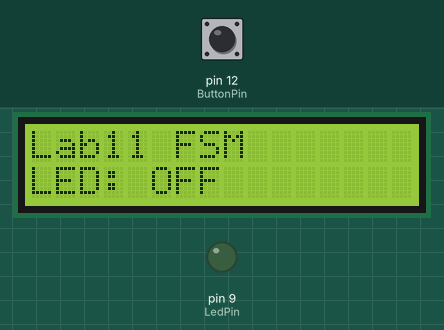
Recording of a program running on a simulated Arduino Uno, built with avr-gcc and run on an emulated ATmega328P. Parts: 16×2 character LCD, output pins drawn as LEDs (lit = HIGH). The test bench sets the inputs (shaded band); at power-on: pin 12 (ButtonPin) HIGH. What the program prints to the serial monitor is not drawn.

Above: at 1.2 s.
1.3 s: pin 12 (ButtonPin) pulled LOW for 0.15 s
At 2.4 s:
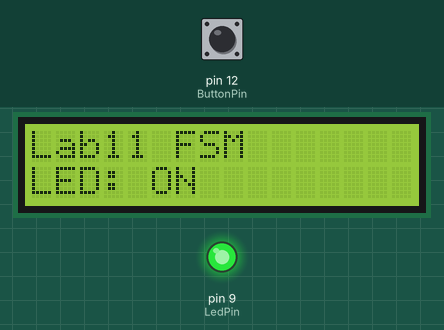
2.9 s: pin 12 (ButtonPin) pulled LOW for 1 s
At 3.7 s:
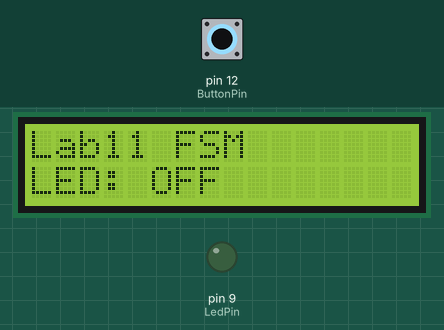
5.4 s: pin 12 (ButtonPin) pulled LOW for 3.2 s
At 6.8 s:
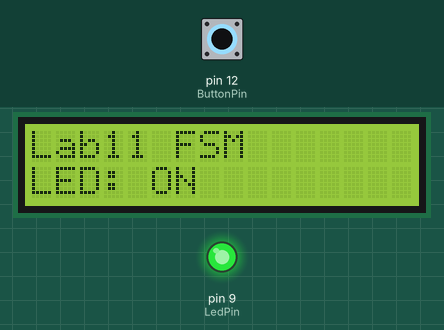
Timing chart, 0 to 8.4 s (numbered marks = the images above; inputs shaded):
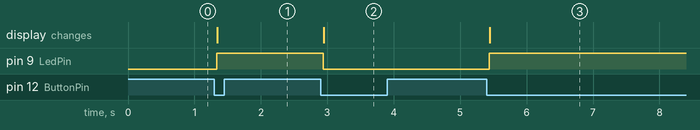

Measured:
- after the input at 1.3 s, pin 9 (LedPin): LOW → HIGH at once; the display: changes at once (image 1)
- after the input at 2.9 s, pin 9 (LedPin): HIGH → LOW at once; the display: changes at once (image 2)
- after the input at 5.4 s, pin 9 (LedPin): LOW → HIGH at once; the display: changes at once (image 3)

The program:

main.cpp
```cpp
#include <Arduino.h>

#include "app/ButtonLedFsmApp.h"
#include "config/AppConfig.h"
#include "io/StdioBridge.h"

static ButtonLedFsmApp gApp;

void setup() {
    StdioBridge::begin(AppConfig::SerialBaudRate);
    gApp.begin();
}

void loop() {
    gApp.tick(millis());
}
```

ButtonLedFsmApp.cpp
```cpp
#include "ButtonLedFsmApp.h"

#include <Arduino.h>
#include <LiquidCrystal.h>
#include <stdio.h>

#include "config/AppConfig.h"

namespace {

LiquidCrystal gLcd(AppConfig::LcdRsPin,
                   AppConfig::LcdEnPin,
                   AppConfig::LcdD4Pin,
                   AppConfig::LcdD5Pin,
                   AppConfig::LcdD6Pin,
                   AppConfig::LcdD7Pin);

int lcd_putchar(char c, FILE* stream) {
    (void)stream;
    gLcd.write(c);
    return 0;
}

FILE gLcdOut;

}  // namespace

void ButtonLedFsmApp::begin() {
    pinMode(AppConfig::LedPin, OUTPUT);
    pinMode(AppConfig::ButtonPin, INPUT_PULLUP);
    gLcd.begin(16, 2);
    fdev_setup_stream(&gLcdOut, lcd_putchar, nullptr, _FDEV_SETUP_WRITE);

    _state = LedState::Off;
    _lastReading = digitalRead(AppConfig::ButtonPin) == LOW;
    _debouncedPressed = _lastReading;
    _lastDebounceMs = millis();
    _lastReportMs = 0;

    applyOutput();
    updateLcd();
    printf("Lab11 Part 1 - Button LED finite-state machine\n");
    printf("Pins: LED=D%u BUTTON=D%u (INPUT_PULLUP)\n", AppConfig::LedPin, AppConfig::ButtonPin);
    printf("Button wiring: D%u -> button -> GND\n", AppConfig::ButtonPin);
    reportState(millis(), true);
}

void ButtonLedFsmApp::tick(uint32_t nowMs) {
    pollButton(nowMs);
    reportState(nowMs, false);
}

void ButtonLedFsmApp::pollButton(uint32_t nowMs) {
    const bool reading = digitalRead(AppConfig::ButtonPin) == LOW;

    if (reading != _lastReading) {
        _lastReading = reading;
        _lastDebounceMs = nowMs;
    }

    if (nowMs - _lastDebounceMs < AppConfig::DebounceDelayMs) {
        return;
    }

    if (_debouncedPressed != reading) {
        _debouncedPressed = reading;
        if (_debouncedPressed) {
            toggleState();
            applyOutput();
            updateLcd();
            reportState(nowMs, true);
        }
    }
}

void ButtonLedFsmApp::toggleState() {
    _state = (_state == LedState::Off) ? LedState::On : LedState::Off;
}

void ButtonLedFsmApp::applyOutput() const {
    digitalWrite(AppConfig::LedPin, _state == LedState::On ? HIGH : LOW);
}

void ButtonLedFsmApp::updateLcd() const {
    gLcd.setCursor(0, 0);
    fprintf(&gLcdOut, "Lab11 FSM       ");
    gLcd.setCursor(0, 1);
    fprintf(&gLcdOut, "LED: %-3s        ", stateName());
}

void ButtonLedFsmApp::reportState(uint32_t nowMs, bool forced) {
    if (!forced && nowMs - _lastReportMs < AppConfig::ReportPeriodMs) {
        return;
    }

    _lastReportMs = nowMs;
    printf("t=%lu state=%s led=%u button=%u\n",
           nowMs,
           stateName(),
           _state == LedState::On ? 1 : 0,
           _debouncedPressed ? 1 : 0);
}

const char* ButtonLedFsmApp::stateName() const {
    return (_state == LedState::On) ? "ON" : "OFF";
}
```

ButtonLedFsmApp.h
```cpp
#pragma once

#include <stdint.h>

class ButtonLedFsmApp {
public:
    void begin();
    void tick(uint32_t nowMs);

private:
    enum class LedState : uint8_t {
        Off,
        On,
    };

    void pollButton(uint32_t nowMs);
    void toggleState();
    void applyOutput() const;
    void updateLcd() const;
    void reportState(uint32_t nowMs, bool forced);
    const char* stateName() const;

    LedState _state = LedState::Off;
    bool _lastReading = false;
    bool _debouncedPressed = false;
    uint32_t _lastDebounceMs = 0;
    uint32_t _lastReportMs = 0;
};
```

StdioBridge.cpp
```cpp
#include "StdioBridge.h"

#include <Arduino.h>
#include <stdio.h>

namespace {

int serial_putchar(char c, FILE* stream) {
    (void)stream;
    if (c == '\n') {
        Serial.write('\r');
    }
    Serial.write(c);
    return 0;
}

FILE gSerialOut;

}  // namespace

namespace StdioBridge {

void begin(uint32_t baudRate) {
    Serial.begin(baudRate);
    fdev_setup_stream(&gSerialOut, serial_putchar, nullptr, _FDEV_SETUP_WRITE);
    stdout = &gSerialOut;
}

}  // namespace StdioBridge
```

StdioBridge.h
```cpp
#pragma once

#include <stdint.h>

namespace StdioBridge {

void begin(uint32_t baudRate);

}  // namespace StdioBridge
```

AppConfig.h
```cpp
#pragma once

#include <stdint.h>

namespace AppConfig {

static constexpr uint8_t LedPin = 9;
static constexpr uint8_t ButtonPin = 12;
static constexpr uint8_t LcdRsPin = 7;
static constexpr uint8_t LcdEnPin = 6;
static constexpr uint8_t LcdD4Pin = 5;
static constexpr uint8_t LcdD5Pin = 4;
static constexpr uint8_t LcdD6Pin = 3;
static constexpr uint8_t LcdD7Pin = 13;

static constexpr uint32_t SerialBaudRate = 115200;
static constexpr uint32_t DebounceDelayMs = 40;
static constexpr uint32_t ReportPeriodMs = 500;

}  // namespace AppConfig
```
